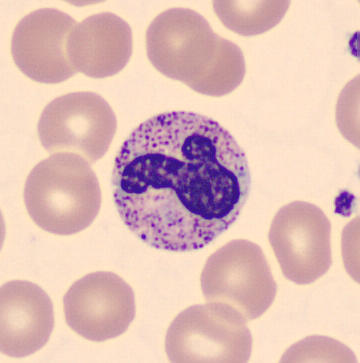
#> input picture code/img/عينه.jpg, 360 x 363 px
$ python -i preproc_gui.py   (imports and definitions only)
#> lines starting #> are read from the running program, lines starting #| are printed output that depends on the picture; after the words box and inside, x2 and y2 are one past the last pixel; in counts of white or black regions, pixels touching at a corner belong together
# preproc_gui_arabic.py
# تطبيق PyQt6 لمعالجة الصور: تحميل -> اقتصاص -> تغيير حجم -> معالجة كاملة -> عرض المراحل -> حفظ الصورة النهائية

import sys
import cv2
import numpy as np
from pathlib import Path

from PyQt6.QtWidgets import (
    QApplication, QMainWindow, QLabel, QPushButton, QVBoxLayout, QHBoxLayout,
    QWidget, QFileDialog, QSlider, QMessageBox, QRubberBand
)
from PyQt6.QtGui import QPixmap, QImage, QMouseEvent
from PyQt6.QtCore import Qt, QRect, QSize, QThread, pyqtSignal, QPoint

# -----------------------------
# تحويل مصفوفة RGB إلى QPixmap
# -----------------------------
# [8 lines left out: function qpixmap_from_rgb_array, not called in this run]

# -----------------------------
# عرض الصورة مع امكانية الاقتصاص
# -----------------------------
class ImageLabel(QLabel):
    # [59 lines left out: functions __init__, setPixmap, mousePressEvent, mouseMoveEvent, mouseReleaseEvent, get_selection_image_coords, not called in this run]

    def clear_selection(self):
        self._rubber.hide()
        self._selection_rect = QRect()

# -----------------------------
# دوال معالجة الصور
# -----------------------------
TARGET_SIZE = (300, 300)

def center_crop_and_resize(img: np.ndarray, target=TARGET_SIZE, crop_rect: QRect = None):
#> called with target = (300, 300)
    h, w = img.shape[:2]
#> h = 363; w = 360
    if crop_rect and not crop_rect.isNull():
        x, y, cw, ch = crop_rect.left(), crop_rect.top(), crop_rect.width(), crop_rect.height()
        x2 = min(x+cw, w); y2 = min(y+ch, h)
        cropped = img[y:y2, x:x2]
    else:
        m = min(h, w)
#> m = 360
        sx = (w - m) // 2
#> sx = 0
        sy = (h - m) // 2
#> sy = 1
        cropped = img[sy:sy+m, sx:sx+m]
    resized = cv2.resize(cropped, target, interpolation=cv2.INTER_AREA)
    return resized

def denoise_bilateral(img: np.ndarray):
    return cv2.bilateralFilter(img, d=9, sigmaColor=75, sigmaSpace=75)

def apply_clahe_rgb(img: np.ndarray):
    lab = cv2.cvtColor(img, cv2.COLOR_RGB2LAB)
#> lab: shape (300, 300, 3); mean of channels 0, 1, 2 203, 139.9, 135.3
    l, a, b = cv2.split(lab)
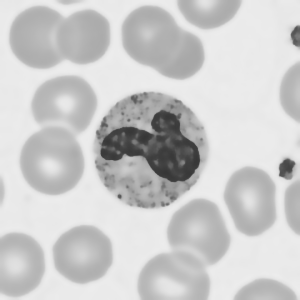
#> l: shape (300, 300); min 54, max 236, mean 203
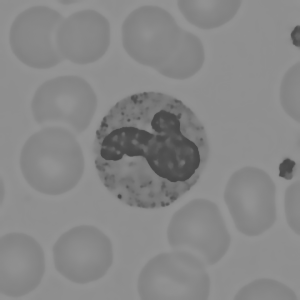
#> b: shape (300, 300); min 69, max 149, mean 135.3
    clahe = cv2.createCLAHE(clipLimit=2.0, tileGridSize=(8,8))
    l2 = clahe.apply(l)
    lab2 = cv2.merge([l2, a, b])
#> lab2: shape (300, 300, 3); mean of channels 0, 1, 2 188.9, 139.9, 135.3
    return cv2.cvtColor(lab2, cv2.COLOR_LAB2RGB)
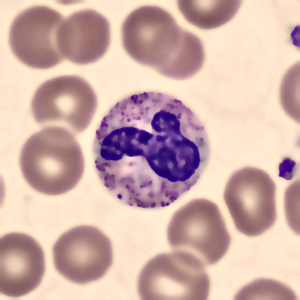
#> returned value: shape (300, 300, 3); mean R, G, B 208, 175.7, 169.7

def gray_world_correction(img: np.ndarray):
    imgf = img.astype(np.float32)
    avgR, avgG, avgB = imgf[:,:,0].mean(), imgf[:,:,1].mean(), imgf[:,:,2].mean()
#> avgR = 208; avgG = 175.7; avgB = 169.7
    avgGray = (avgR + avgG + avgB) / 3.0
#> avgGray = 184.5
    imgf[:,:,0] = np.clip(imgf[:,:,0] * (avgGray / (avgR + 1e-8)), 0, 255)
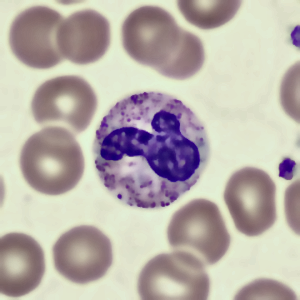
#> imgf: shape (300, 300, 3) float32; mean R, G, B 184.4, 175.7, 169.7
    imgf[:,:,1] = np.clip(imgf[:,:,1] * (avgGray / (avgG + 1e-8)), 0, 255)
    imgf[:,:,2] = np.clip(imgf[:,:,2] * (avgGray / (avgB + 1e-8)), 0, 255)
    return imgf.astype(np.uint8)

def sharpen_image(img: np.ndarray):
    kernel = np.array([[0,-1,0],[-1,5,-1],[0,-1,0]])
    return cv2.filter2D(img, -1, kernel)

def background_remove_otsu(img: np.ndarray):
    gray = cv2.cvtColor(img, cv2.COLOR_RGB2GRAY)
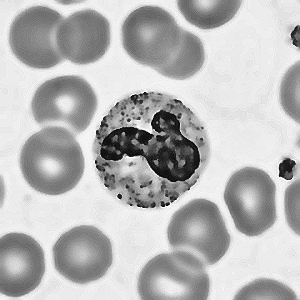
#> gray: shape (300, 300); min 5, max 255, mean 184.2
    blur = cv2.GaussianBlur(gray, (5,5), 0)
    _, mask = cv2.threshold(blur, 0, 255, cv2.THRESH_BINARY + cv2.THRESH_OTSU)
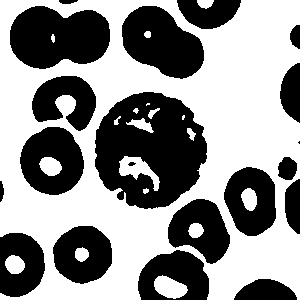
#> mask: shape (300, 300); 55.9% white; 20 black regions (1 under 20 px), largest, box (x1, y1, x2, y2) and area: (95, 92, 207, 209) 8996, (10, 6, 110, 69) 4882, (122, 6, 204, 79) 4011
    mask_rgb = cv2.merge([mask, mask, mask])
    return cv2.bitwise_and(img, mask_rgb)
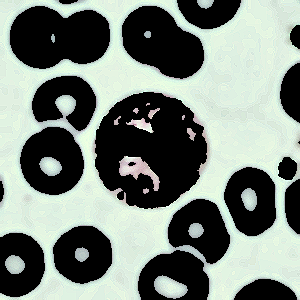
#> returned value: shape (300, 300, 3); mean of channels 0, 1, 2 123.8, 131.8, 122.2; drawn as B, G, R

def full_pipeline(img_orig: np.ndarray, crop_rect: QRect = None):
    stages = []
    img = img_orig.copy()
    if img.shape[2] == 4:
        img = cv2.cvtColor(img, cv2.COLOR_RGBA2RGB)
    stages.append(img.copy())
    img_resized = center_crop_and_resize(img, TARGET_SIZE, crop_rect)
    stages.append(img_resized.copy())
    img_denoised = denoise_bilateral(img_resized)
    stages.append(img_denoised.copy())
    img_clahe = apply_clahe_rgb(img_denoised)
    stages.append(img_clahe.copy())
    img_color = gray_world_correction(img_clahe)
    stages.append(img_color.copy())
    img_sharp = sharpen_image(img_color)
    stages.append(img_sharp.copy())
    img_bg = background_remove_otsu(img_sharp)
    stages.append(img_bg.copy())
    return stages

# -----------------------------
# Thread لمعالجة الصورة بدون تجميد الواجهة
# -----------------------------
# [33 lines that did not run here, left out]

# -----------------------------
# الواجهة الرئيسية
# -----------------------------
class MainWindow(QMainWindow):
    # [129 lines left out: functions __init__, update_ui_state, load_image, enable_crop_mode, apply_crop_and_preview, run_pipeline, not called in this run]

    def on_progress(self, idx, msg):
        self.status_lbl.setText(f"المرحلة {idx}: {msg}")

    # [67 lines left out: functions on_pipeline_finished, display_current_stage, show_prev_stage, show_next_stage, slider_changed, save_final and 2 more, not called in this run]

# [2 lines not run here, left out]

>>> import cv2
>>> picture = cv2.cvtColor(cv2.imread('img/عينه.jpg'), cv2.COLOR_BGR2RGB)
>>> result = full_pipeline(picture)
#> result = 7 items

$ run again, on code/img/image.png
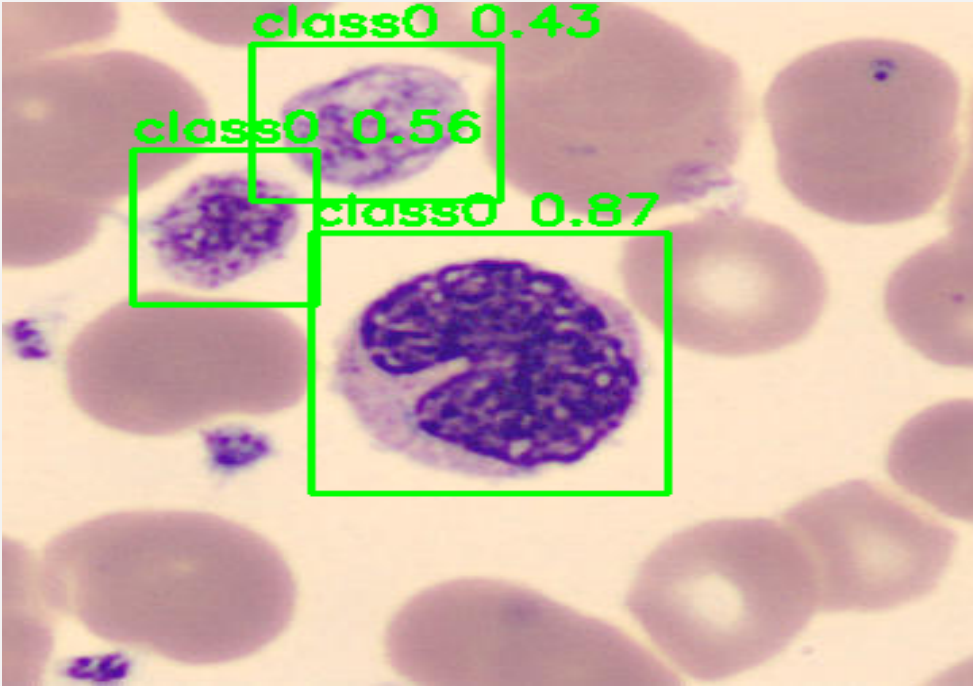
#> input picture code/img/image.png, 973 x 686 px
#> lab: shape (300, 300, 3); mean of channels 0, 1, 2 191.5, 135.1, 137.2
#> lab2: shape (300, 300, 3); mean of channels 0, 1, 2 176.3, 135.1, 137.2
#> avgR = 180.2; avgG = 164.5; avgB = 149.4
#> avgGray = 164.7
#> in background_remove_otsu, `_, mask = cv2.threshold(blur, 0, 255, cv2.THRESH_BINARY + cv2.THRESH_O..`:
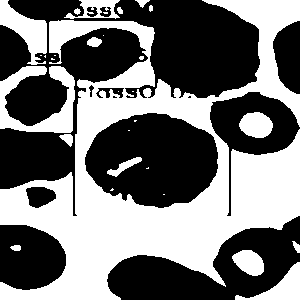
#> mask: shape (300, 300); 45.5% white; 30 white regions (14 under 20 px), largest, box (x1, y1, x2, y2) and area: (0, 0, 300, 300) 33922, (0, 66, 75, 133) 2228, (0, 0, 47, 65) 1382
#> in background_remove_otsu, `return cv2.bitwise_and(img, mask_rgb)`:
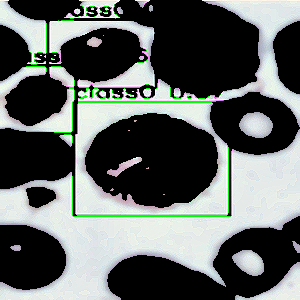
#> returned value: shape (300, 300, 3); mean of channels 0, 1, 2 99.7, 102.1, 96.8; drawn as B, G, R
#> result = 7 items
